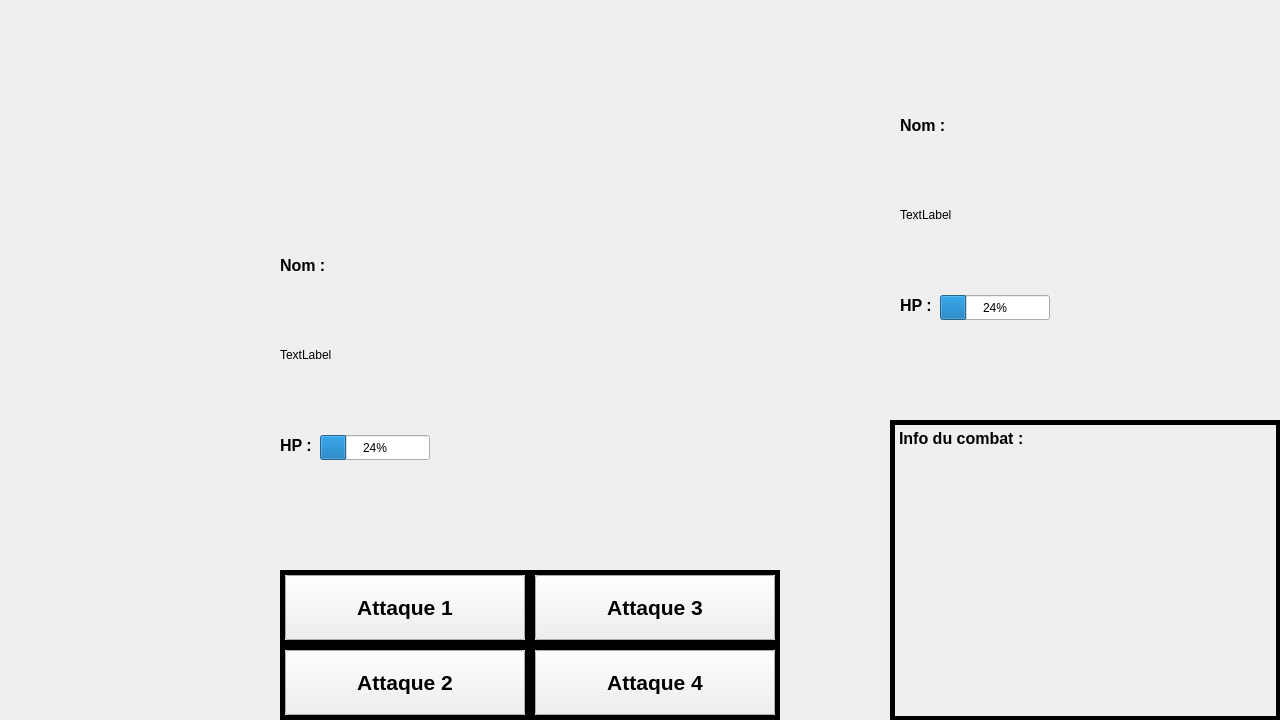
<?xml version="1.0" encoding="UTF-8"?>
<ui version="4.0">
 <class>Combat</class>
 <widget class="QWidget" name="Combat">
  <property name="geometry">
   <rect>
    <x>0</x>
    <y>0</y>
    <width>1280</width>
    <height>720</height>
   </rect>
  </property>
  <property name="windowTitle">
   <string>Form</string>
  </property>
  <widget class="QLabel" name="Genimon1">
   <property name="geometry">
    <rect>
     <x>280</x>
     <y>280</y>
     <width>150</width>
     <height>150</height>
    </rect>
   </property>
   <property name="autoFillBackground">
    <bool>true</bool>
   </property>
   <property name="text">
    <string>TextLabel</string>
   </property>
  </widget>
  <widget class="QLabel" name="Genimon2">
   <property name="geometry">
    <rect>
     <x>900</x>
     <y>140</y>
     <width>150</width>
     <height>150</height>
    </rect>
   </property>
   <property name="autoFillBackground">
    <bool>true</bool>
   </property>
   <property name="text">
    <string>TextLabel</string>
   </property>
  </widget>
  <widget class="QLabel" name="BackGround">
   <property name="geometry">
    <rect>
     <x>0</x>
     <y>0</y>
     <width>1280</width>
     <height>720</height>
    </rect>
   </property>
   <property name="autoFillBackground">
    <bool>true</bool>
   </property>
   <property name="text">
    <string/>
   </property>
   <property name="textFormat">
    <enum>Qt::TextFormat::PlainText</enum>
   </property>
   <property name="pixmap">
    <pixmap resource="Image.qrc">:/Decor/Image_Qt/Decor/AreneCombat.png</pixmap>
   </property>
   <property name="scaledContents">
    <bool>true</bool>
   </property>
  </widget>
  <widget class="QLabel" name="Nom1">
   <property name="geometry">
    <rect>
     <x>280</x>
     <y>245</y>
     <width>150</width>
     <height>40</height>
    </rect>
   </property>
   <property name="font">
    <font>
     <pointsize>12</pointsize>
     <bold>true</bold>
    </font>
   </property>
   <property name="text">
    <string>Nom :</string>
   </property>
  </widget>
  <widget class="QLabel" name="Nom2">
   <property name="geometry">
    <rect>
     <x>900</x>
     <y>105</y>
     <width>150</width>
     <height>40</height>
    </rect>
   </property>
   <property name="font">
    <font>
     <pointsize>12</pointsize>
     <bold>true</bold>
    </font>
   </property>
   <property name="text">
    <string>Nom :</string>
   </property>
  </widget>
  <widget class="QLabel" name="HP1">
   <property name="geometry">
    <rect>
     <x>280</x>
     <y>425</y>
     <width>150</width>
     <height>40</height>
    </rect>
   </property>
   <property name="font">
    <font>
     <pointsize>12</pointsize>
     <bold>true</bold>
    </font>
   </property>
   <property name="text">
    <string>HP :</string>
   </property>
  </widget>
  <widget class="QLabel" name="HP2">
   <property name="geometry">
    <rect>
     <x>900</x>
     <y>285</y>
     <width>150</width>
     <height>40</height>
    </rect>
   </property>
   <property name="font">
    <font>
     <pointsize>12</pointsize>
     <bold>true</bold>
    </font>
   </property>
   <property name="text">
    <string>HP :</string>
   </property>
  </widget>
  <widget class="QLabel" name="OutlineAt1">
   <property name="geometry">
    <rect>
     <x>280</x>
     <y>570</y>
     <width>250</width>
     <height>75</height>
    </rect>
   </property>
   <property name="font">
    <font>
     <pointsize>16</pointsize>
     <bold>true</bold>
    </font>
   </property>
   <property name="autoFillBackground">
    <bool>true</bool>
   </property>
   <property name="frameShape">
    <enum>QFrame::Shape::Box</enum>
   </property>
   <property name="lineWidth">
    <number>5</number>
   </property>
   <property name="text">
    <string/>
   </property>
   <property name="alignment">
    <set>Qt::AlignmentFlag::AlignCenter</set>
   </property>
  </widget>
  <widget class="QLabel" name="OutlineAt2">
   <property name="geometry">
    <rect>
     <x>280</x>
     <y>645</y>
     <width>250</width>
     <height>75</height>
    </rect>
   </property>
   <property name="font">
    <font>
     <pointsize>16</pointsize>
     <bold>true</bold>
    </font>
   </property>
   <property name="autoFillBackground">
    <bool>true</bool>
   </property>
   <property name="frameShape">
    <enum>QFrame::Shape::Box</enum>
   </property>
   <property name="lineWidth">
    <number>5</number>
   </property>
   <property name="text">
    <string/>
   </property>
   <property name="alignment">
    <set>Qt::AlignmentFlag::AlignCenter</set>
   </property>
  </widget>
  <widget class="QLabel" name="OutlineAt3">
   <property name="geometry">
    <rect>
     <x>530</x>
     <y>570</y>
     <width>250</width>
     <height>75</height>
    </rect>
   </property>
   <property name="font">
    <font>
     <pointsize>16</pointsize>
     <bold>true</bold>
    </font>
   </property>
   <property name="autoFillBackground">
    <bool>true</bool>
   </property>
   <property name="frameShape">
    <enum>QFrame::Shape::Box</enum>
   </property>
   <property name="lineWidth">
    <number>5</number>
   </property>
   <property name="text">
    <string/>
   </property>
   <property name="alignment">
    <set>Qt::AlignmentFlag::AlignCenter</set>
   </property>
  </widget>
  <widget class="QLabel" name="OutlineAt4">
   <property name="geometry">
    <rect>
     <x>530</x>
     <y>645</y>
     <width>250</width>
     <height>75</height>
    </rect>
   </property>
   <property name="font">
    <font>
     <pointsize>16</pointsize>
     <bold>true</bold>
    </font>
   </property>
   <property name="autoFillBackground">
    <bool>true</bool>
   </property>
   <property name="frameShape">
    <enum>QFrame::Shape::Box</enum>
   </property>
   <property name="lineWidth">
    <number>5</number>
   </property>
   <property name="text">
    <string/>
   </property>
   <property name="alignment">
    <set>Qt::AlignmentFlag::AlignCenter</set>
   </property>
  </widget>
  <widget class="QProgressBar" name="HP_V1">
   <property name="geometry">
    <rect>
     <x>320</x>
     <y>435</y>
     <width>110</width>
     <height>25</height>
    </rect>
   </property>
   <property name="value">
    <number>24</number>
   </property>
  </widget>
  <widget class="QProgressBar" name="HP_V2">
   <property name="geometry">
    <rect>
     <x>940</x>
     <y>295</y>
     <width>110</width>
     <height>25</height>
    </rect>
   </property>
   <property name="value">
    <number>24</number>
   </property>
  </widget>
  <widget class="QLabel" name="TableauInfo">
   <property name="geometry">
    <rect>
     <x>890</x>
     <y>420</y>
     <width>391</width>
     <height>301</height>
    </rect>
   </property>
   <property name="font">
    <font>
     <pointsize>12</pointsize>
     <bold>true</bold>
    </font>
   </property>
   <property name="autoFillBackground">
    <bool>true</bool>
   </property>
   <property name="frameShape">
    <enum>QFrame::Shape::Box</enum>
   </property>
   <property name="lineWidth">
    <number>5</number>
   </property>
   <property name="text">
    <string>Info du combat :</string>
   </property>
   <property name="alignment">
    <set>Qt::AlignmentFlag::AlignLeading|Qt::AlignmentFlag::AlignLeft|Qt::AlignmentFlag::AlignTop</set>
   </property>
  </widget>
  <widget class="QPushButton" name="Attaque1">
   <property name="geometry">
    <rect>
     <x>285</x>
     <y>575</y>
     <width>240</width>
     <height>65</height>
    </rect>
   </property>
   <property name="font">
    <font>
     <pointsize>16</pointsize>
     <bold>true</bold>
    </font>
   </property>
   <property name="text">
    <string>Attaque 1</string>
   </property>
   <property name="checkable">
    <bool>false</bool>
   </property>
  </widget>
  <widget class="QPushButton" name="Attaque2">
   <property name="geometry">
    <rect>
     <x>285</x>
     <y>650</y>
     <width>240</width>
     <height>65</height>
    </rect>
   </property>
   <property name="font">
    <font>
     <pointsize>16</pointsize>
     <bold>true</bold>
    </font>
   </property>
   <property name="text">
    <string>Attaque 2</string>
   </property>
   <property name="checkable">
    <bool>false</bool>
   </property>
  </widget>
  <widget class="QPushButton" name="Attaque3">
   <property name="geometry">
    <rect>
     <x>535</x>
     <y>575</y>
     <width>240</width>
     <height>65</height>
    </rect>
   </property>
   <property name="font">
    <font>
     <pointsize>16</pointsize>
     <bold>true</bold>
    </font>
   </property>
   <property name="text">
    <string>Attaque 3</string>
   </property>
   <property name="checkable">
    <bool>false</bool>
   </property>
  </widget>
  <widget class="QPushButton" name="Attaque4">
   <property name="geometry">
    <rect>
     <x>535</x>
     <y>650</y>
     <width>240</width>
     <height>65</height>
    </rect>
   </property>
   <property name="font">
    <font>
     <pointsize>16</pointsize>
     <bold>true</bold>
    </font>
   </property>
   <property name="text">
    <string>Attaque 4</string>
   </property>
   <property name="checkable">
    <bool>false</bool>
   </property>
  </widget>
  <zorder>BackGround</zorder>
  <zorder>Genimon2</zorder>
  <zorder>Genimon1</zorder>
  <zorder>Nom1</zorder>
  <zorder>Nom2</zorder>
  <zorder>HP1</zorder>
  <zorder>HP2</zorder>
  <zorder>OutlineAt1</zorder>
  <zorder>OutlineAt2</zorder>
  <zorder>OutlineAt3</zorder>
  <zorder>OutlineAt4</zorder>
  <zorder>HP_V1</zorder>
  <zorder>HP_V2</zorder>
  <zorder>TableauInfo</zorder>
  <zorder>Attaque1</zorder>
  <zorder>Attaque2</zorder>
  <zorder>Attaque3</zorder>
  <zorder>Attaque4</zorder>
 </widget>
 <resources>
  <include location="Image.qrc"/>
 </resources>
 <connections/>
</ui>
